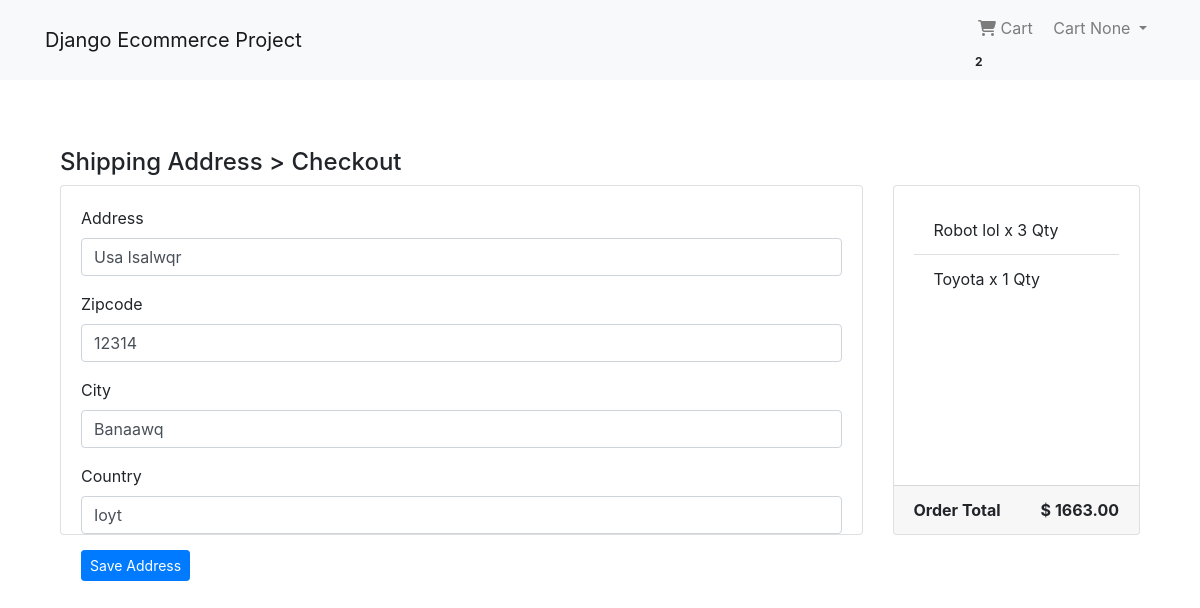
/payment/checkout (signed in), run on the app's committed database.
### App_Login/models.py (models this page shows, shortened)
class User(AbstractBaseUser, PermissionsMixin):
    email = models.EmailField(unique=True, null=False)
    is_staff = models.BooleanField(ugettext_lazy('Staff Status'), default=False, help_text = ugettext_lazy('Designates whether the user can log in the site'))
    is_active = models.BooleanField(ugettext_lazy('active'), default=True, help_text = ugettext_lazy('Designates whether this user should be treated as active'))
    USERNAME_FIELD = 'email'
    objects = MyUserManager()

class Profile(models.Model):
    user = models.OneToOneField(User, on_delete=models.CASCADE, related_name='profile')
    username = models.CharField(max_length=264, null=True, blank=True)
    full_name = models.CharField(max_length=264, null=True, blank=True)
    full_name = models.CharField(max_length=264, null=True, blank=True)
    address_1 = models.TextField(max_length=300, null=True, blank=True)
    city = models.CharField(max_length=100, null=True, blank=True)
    zipcode = models.CharField(max_length=10, null=True, blank=True)
    country = models.CharField(max_length=20, null=True, blank=True)
    phone = models.CharField(max_length=20, null=True, blank=True)
    date_joined = models.DateTimeField(auto_now_add=True)

### App_Order/models.py (models this page shows, shortened)
class Order(models.Model):
    orderitems = models.ManyToManyField(Cart)
    user = models.ForeignKey(settings.AUTH_USER_MODEL, on_delete=models.CASCADE)
    ordered = models.BooleanField(default=False)
    created = models.DateTimeField(auto_now_add=True)
    paymentId = models.CharField(max_length=264, blank=True, null=True)
    orderId = models.CharField(max_length=200, blank=True, null=True)
    def get_total(self):
        total = 0
        for order_item in self.orderitems.all():
            total += float(order_item.get_total())
        return total

class Cart(models.Model):
    user = models.ForeignKey(settings.AUTH_USER_MODEL, on_delete=models.CASCADE, related_name='cart')
    item = models.ForeignKey(Product, on_delete=models.CASCADE)
    quantity = models.IntegerField(default=1)
    purchased = models.BooleanField(default=False)
    created = models.DateTimeField(auto_now_add=True)
    updated = models.DateTimeField(auto_now=True)
    def get_total(self):
        total = self.item.price * self.quantity
        float_total = format(total, '0.2f')
        return float_total

### App_Payment/models.py (models this page shows, shortened)
class BillingAddress(models.Model):
    user = models.ForeignKey(settings.AUTH_USER_MODEL, on_delete=models.CASCADE)
    address = models.CharField(max_length=264, blank=True)
    zipcode = models.CharField(max_length=10, blank=True)
    city = models.CharField(max_length=30, blank=True)
    country = models.CharField(max_length=20, blank=True)
    class Meta:
        verbose_name_plural = 'Billing Addresses'

### App_Shop/models.py (models this page shows, shortened)
class Product(models.Model):
    mainimage = models.ImageField(upload_to = 'Product')
    name = models.CharField(max_length=264)
    category = models.ForeignKey(Category, on_delete=models.CASCADE, related_name='category')
    preview_text = models.TextField(max_length=200, verbose_name='Preview Text')
    details_text = models.TextField(max_length=1000, verbose_name='Description')
    price = models.FloatField()
    old_price = models.FloatField(default=0.00)
    created = models.DateTimeField(auto_now_add=True)
    class Meta:
        ordering = ['-created']

### App_Payment/views.py (the view)
# urls.py: path('checkout', views.checkout, name='checkout'),
@login_required
def checkout(request):
    saved_address = BillingAddress.objects.get_or_create(user=request.user)
    saved_address = saved_address[0]
    form = BillingForm(instance=saved_address)
    if request.method == 'POST':
        form = BillingForm(request.POST, instance=saved_address)
        if form.is_valid():
            form.save()
            form = BillingForm(instance=saved_address)
            messages.success(request, 'Shipping Address Saved!')
    order_qs = Order.objects.filter(user=request.user, ordered=False)
    order_items = order_qs[0].orderitems.all()
    order_total = order_qs[0].get_total()
    return render(request, 'App_Payment/checkout.html', context={'form': form, 'order_items':order_items, 'order_total':order_total})

### App_Payment/forms.py
class BillingForm(forms.ModelForm):
    class Meta:
        model = BillingAddress
        fields = ['address', 'zipcode', 'city', 'country']

### App_Order/templatetags/cart_tag.py (called while the page is built)
@register.filter
def cart_total(user):
    order = Order.objects.filter(user=user, ordered=False)
    if order.exists():
        return order[0].orderitems.count()
    else:
        return 0

### templates/App_Payment/checkout.html (shortened to what this page needs)
{% extends 'base.html' %}
{% load crispy_forms_tags %}
{% block body_block %}
<div class="container mt-5">
    <h4 class="md-3">
        Shipping Address > <span class="text-nuted">Checkout</span>
    </h4>
    <div class="row">
        <div class="col-md-9">
            <div class="card mb-5">
                <div class="card-body">
                    <form method='POST'>
                        {{ form|crispy }}
                        <button type="submit" class="btn btn-primary btn-sm">Save Address</button>
                    </form>
                </div>
            </div>
        </div>
        <div class="col-md-3">
            <div class="card">
                <div class="card-body">
                    <ul class="list-group list-group-flush">
                        {% for order_item in order_items %}
                        <li class="list-group-item">
                            {{ order_item.item.name }} x {{ order_item.quantity }} Qty
                        </li>
                        {% endfor %}
                    </ul>
                </div>
                <div class="card-footer">
                    <span class="float-left"><b>Order Total</b></span>
                    <span class="float-right"><b>$ {{ order_total|floatformat:2 }} </b></span>
                </div>
            </div>
        </div>
    </div>
</div>
{% endblock %}

### templates/navbar.html (shortened to what this page needs)
{% load cart_tag %}
<nav class="navbar navbar-expand-lg navbar-light bg-light">
    <div class="container">
        <a class="navbar-brand" href="{% url 'App_Shop:home' %}">Django Ecommerce Project</a>
        <div class="collapse navbar-collapse" id='navbarNav'>
            <ul class="navbar-nav ml-auto">
                {% if request.user.is_authenticated %}
                <li class="nav-item">
                    <a class="nav-link" href="{% url 'App_Order:cart' %}"><i class="fas fa-shopping-cart"></i> Cart</a>
                    <span class="badge badge-ligth">{{ request.user | cart_total }}</span>
                </li>
                <li class="nav-item dropdown">
                    <a class="nav-link dropdown-toggle" href="#" id="navbarDropdown" role="button" data-toggle="dropdown" aria-haspopup="true" aria-expanded="false">
                         Cart {{ request.user.profile.username }}
                    </a>
                </li>
                {% else %}
                <li class="nav-item">
                    <a href="{% url 'App_Login:login' %}" class="btn btn-info btn-sm">Login</a>
                    <a href="{% url 'App_Login:signup' %}" class="btn btn-info btn-sm">Signup</a>
                </li>
                {% endif %}
            </ul>
        </div>
    </div>
</nav>

### templates/base.html (style rules this page uses)
.card { height: 350px; }

### data on the page
User: user|cart_total "2", user.profile.username "None"
BillingAddress: address "Usa lsalwqr", zipcode "12314", city "Banaawq", country "Ioyt"
Cart: item.name "Robot lol", quantity "3"
Cart: item.name "Toyota", quantity "1"

### other printed values
{{ order_total|floatformat:2 }} "1663.00"
